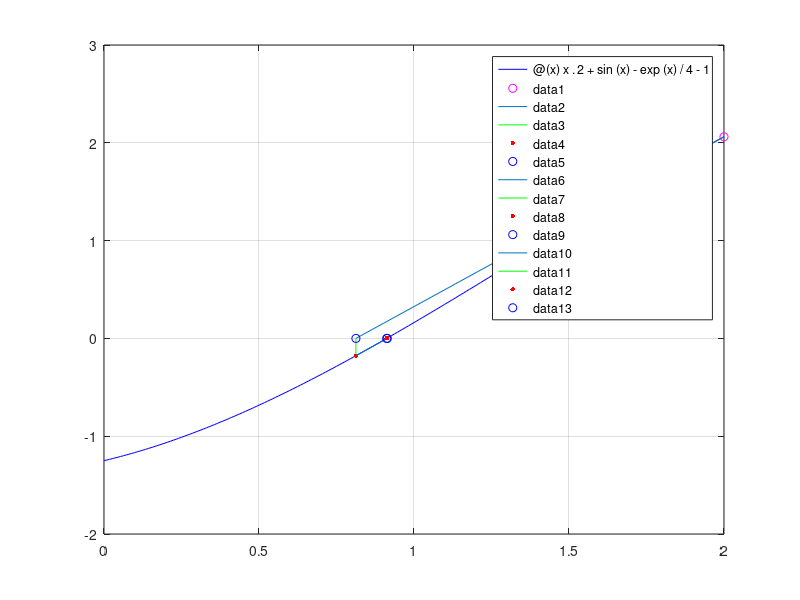

MATLAB code to generate this figure:
clear;
clc;
f = @(x) x.^2 + sin(x) -exp(x)/4 -1;
df = @(x) 2*x + cos(x) - exp(x)/4;
tol = 1e-5;
start = 2;
n = 0;


figure(1)
fplot(f,[0,2],"b")
hold on
plot(start,f(start),'mo')
grid on


fprintf("use newton method to find root from %d\n",start);
while abs(f(start))>tol
    n = n+1;
    new = start-f(start)/df(start);
    line([new,start],[0,f(start)])
    plot([new,new],[0,f(new)],'-g')
    plot(new,f(new),'.r','MarkerSize',10)
    plot(new,0,'ob')
    start = new;
    fprintf('%d iteration: from =  %.6f\n',n,start)
end
fprintf('find root: at around %.6f',start)